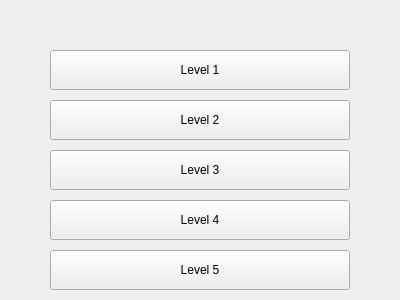
<?xml version="1.0" encoding="UTF-8"?>
<ui version="4.0">
 <class>LevelSelect</class>
 <widget class="QWidget" name="LevelSelect">
  <property name="geometry">
   <rect>
    <x>0</x>
    <y>0</y>
    <width>400</width>
    <height>300</height>
   </rect>
  </property>
  <property name="windowTitle">
   <string>Level Select</string>
  </property>
  <widget class="QPushButton" name="level1Button">
   <property name="geometry">
    <rect>
     <x>50</x>
     <y>50</y>
     <width>300</width>
     <height>40</height>
    </rect>
   </property>
   <property name="text">
    <string>Level 1</string>
   </property>
  </widget>
  <widget class="QPushButton" name="level2Button">
   <property name="geometry">
    <rect>
     <x>50</x>
     <y>100</y>
     <width>300</width>
     <height>40</height>
    </rect>
   </property>
   <property name="text">
    <string>Level 2</string>
   </property>
  </widget>
  <widget class="QPushButton" name="level3Button">
   <property name="geometry">
    <rect>
     <x>50</x>
     <y>150</y>
     <width>300</width>
     <height>40</height>
    </rect>
   </property>
   <property name="text">
    <string>Level 3</string>
   </property>
  </widget>
  <widget class="QPushButton" name="level4Button">
   <property name="geometry">
    <rect>
     <x>50</x>
     <y>200</y>
     <width>300</width>
     <height>40</height>
    </rect>
   </property>
   <property name="text">
    <string>Level 4</string>
   </property>
  </widget>
  <widget class="QPushButton" name="level5Button">
   <property name="geometry">
    <rect>
     <x>50</x>
     <y>250</y>
     <width>300</width>
     <height>40</height>
    </rect>
   </property>
   <property name="text">
    <string>Level 5</string>
   </property>
  </widget>
 </widget>
 <resources/>
 <connections/>
</ui>
